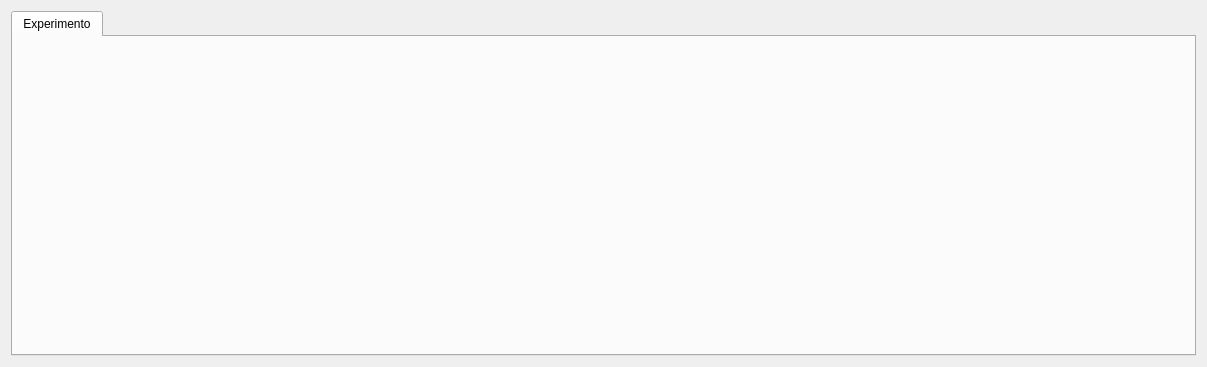
        <widget class="QWidget" name="reportPage">
         <property name="geometry">
          <rect>
           <x>0</x>
           <y>0</y>
           <width>1207</width>
           <height>367</height>
          </rect>
         </property>
         <attribute name="label">
          <string>Reporte</string>
         </attribute>
         <layout class="QVBoxLayout" name="reportPageVLayout">
          <item>
           <widget class="QTabWidget" name="reportTabWidget">
            <property name="currentIndex">
             <number>0</number>
            </property>
            <widget class="QWidget" name="expReportTab1">
             <attribute name="title">
              <string>Experimento</string>
             </attribute>
             <layout class="QVBoxLayout" name="expReportTab1VLayout" stretch="0">
              <item>
               <widget class="QWidget" name="graphicReportWidget" native="true">
                <layout class="QVBoxLayout" name="graphicReportWidgetVLayout">
                 <property name="spacing">
                  <number>0</number>
                 </property>
                 <property name="leftMargin">
                  <number>0</number>
                 </property>
                 <property name="topMargin">
                  <number>0</number>
                 </property>
                 <property name="rightMargin">
                  <number>0</number>
                 </property>
                 <property name="bottomMargin">
                  <number>0</number>
                 </property>
                 <item>
                  <layout class="QVBoxLayout" name="graphicReportVLayout"/>
                 </item>
                </layout>
               </widget>
              </item>
             </layout>
            </widget>
           </widget>
          </item>
         </layout>
        </widget>
